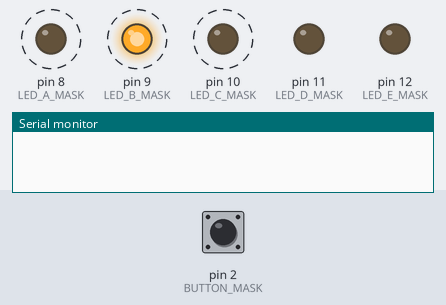
Recording of a sketch running on a simulated Arduino Uno, built with avr-gcc and run on an emulated ATmega328P. On the bench: output pins drawn as LEDs (lit = HIGH), the last lines printed to the serial monitor. Dashed ring = blinking. Inputs (shaded band) come from the test bench; at power-on: pin 2 (BUTTON_MASK) HIGH.

Above: at 1.2 s.
1.3 s: pin 2 (BUTTON_MASK) pulled LOW for 0.15 s
At 3.27 s:
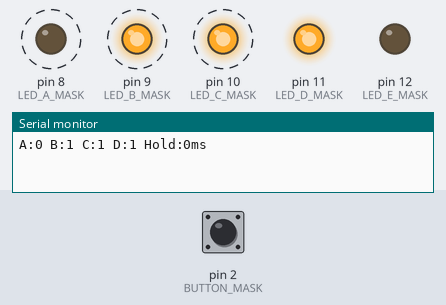
4.3 s: pin 2 (BUTTON_MASK) pulled LOW for 1 s
At 4.85 s:
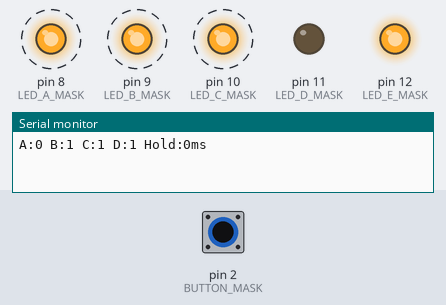
7.4 s: pin 2 (BUTTON_MASK) pulled LOW for 0.15 s
At 8.87 s:
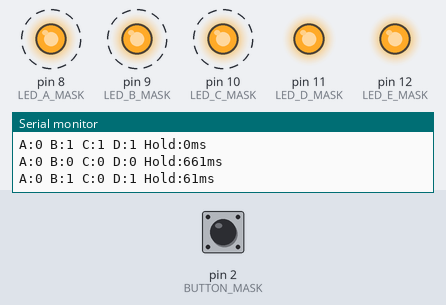
10.5 s: pin 2 (BUTTON_MASK) pulled LOW for 3.2 s
At 10.92 s:
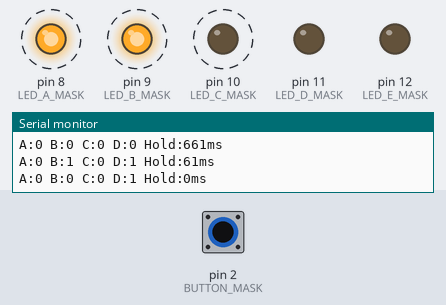
Timing chart, 0 to 17.7 s (numbered marks = the images above; inputs shaded):
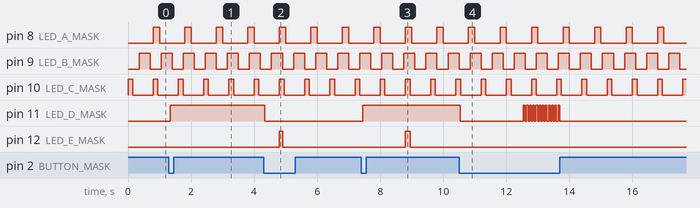

The sketch:

Q2_Non_Blocking_Patterns.ino
```cpp
#include <avr/io.h>

// ----------------------------------------------------
// Bit masks
// ----------------------------------------------------

#define LED_A_MASK (1 << PB0)
#define LED_B_MASK (1 << PB1)
#define LED_C_MASK (1 << PB2)
#define LED_D_MASK (1 << PB3)
#define LED_E_MASK (1 << PB4)

#define BUTTON_MASK (1 << PD2)

#define ABC_MASK (LED_A_MASK | LED_B_MASK | LED_C_MASK)


// ----------------------------------------------------
// Timing constants
// ----------------------------------------------------

// LED A
const unsigned long A_ON_TIME  = 200;
const unsigned long A_OFF_TIME = 800;

// LED B
const unsigned long B_TOGGLE_TIME = 350;

// LED C
const unsigned long C_ON_TIME  = 150;
const unsigned long C_OFF_TIME = 650;

// Button
const unsigned long DEBOUNCE_TIME = 40;
const unsigned long LONG_PRESS_TIME = 2000;

// LED D safety flash
const unsigned long SAFETY_FLASH_TIME = 50;

// Serial status
const unsigned long SERIAL_TIME = 2500;


// ----------------------------------------------------
// LED states
// ----------------------------------------------------

bool ledAState = false;
bool ledBState = false;

// LED C must start ON
bool ledCState = true;

// Normal state of LED D.
// This is the state produced by normal button presses.
// During a long hold, the physical LED flashes temporarily.
bool ledDNormalState = false;


// ----------------------------------------------------
// LED timing variables
// ----------------------------------------------------

unsigned long previousATime = 0;
unsigned long previousBTime = 0;
unsigned long previousCTime = 0;

unsigned long previousSerialTime = 0;


// ----------------------------------------------------
// Button debounce variables
// ----------------------------------------------------

// HIGH = released because internal pull-up is used
// LOW  = pressed

bool lastRawButtonState = true;
bool stableButtonState = true;

unsigned long debounceStartTime = 0;


// ----------------------------------------------------
// Long-press variables
// ----------------------------------------------------

unsigned long pressStartTime = 0;
unsigned long holdDuration = 0;

bool safetyFlashActive = false;

unsigned long previousSafetyFlashTime = 0;


// ----------------------------------------------------
// Setup
// ----------------------------------------------------

void setup()
{
    // ------------------------------------------
    // Configure PB0-PB4 as outputs.
    //
    // |= is used so other DDRB bits are not
    // changed.
    // ------------------------------------------

    DDRB |= LED_A_MASK |
            LED_B_MASK |
            LED_C_MASK |
            LED_D_MASK |
            LED_E_MASK;


    // ------------------------------------------
    // Configure PD2 as input.
    //
    // &= with inverted mask clears only PD2.
    // ------------------------------------------

    DDRD &= ~BUTTON_MASK;


    // ------------------------------------------
    // Enable the internal pull-up resistor
    // on PD2.
    // ------------------------------------------

    PORTD |= BUTTON_MASK;


    // ------------------------------------------
    // Initial LED states
    // ------------------------------------------

    // LED A starts OFF
    PORTB &= ~LED_A_MASK;

    // LED B starts OFF
    PORTB &= ~LED_B_MASK;

    // LED C MUST start ON
    PORTB |= LED_C_MASK;

    // LED D starts OFF
    PORTB &= ~LED_D_MASK;

    // Bonus LED E starts OFF
    PORTB &= ~LED_E_MASK;


    // ------------------------------------------
    // Start serial communication
    // ------------------------------------------

    Serial.begin(9600);


    // ------------------------------------------
    // Get initial time
    // ------------------------------------------

    unsigned long currentTime = millis();

    previousATime = currentTime;
    previousBTime = currentTime;
    previousCTime = currentTime;
    previousSerialTime = currentTime;
}


// ----------------------------------------------------
// Main loop
// ----------------------------------------------------

void loop()
{
    unsigned long currentTime = millis();


    // ==================================================
    // TASK 1: LED A
    //
    // 200 ms ON
    // 800 ms OFF
    // ==================================================

    if (ledAState == true)
    {
        // LED A is currently ON

        if (currentTime - previousATime >= A_ON_TIME)
        {
            // Turn LED A OFF

            PORTB &= ~LED_A_MASK;

            ledAState = false;

            previousATime = currentTime;
        }
    }
    else
    {
        // LED A is currently OFF

        if (currentTime - previousATime >= A_OFF_TIME)
        {
            // Turn LED A ON

            PORTB |= LED_A_MASK;

            ledAState = true;

            previousATime = currentTime;
        }
    }


    // ==================================================
    // TASK 2: LED B
    //
    // Toggle every 350 ms
    //
    // ON  350 ms
    // OFF 350 ms
    // ==================================================

    if (currentTime - previousBTime >= B_TOGGLE_TIME)
    {
        // XOR toggles only PB1

        PORTB ^= LED_B_MASK;

        ledBState = !ledBState;

        previousBTime = currentTime;
    }


    // ==================================================
    // TASK 3: LED C
    //
    // Starts ON
    // ON  = 150 ms
    // OFF = 650 ms
    // ==================================================

    if (ledCState == true)
    {
        // LED C is currently ON

        if (currentTime - previousCTime >= C_ON_TIME)
        {
            // Turn LED C OFF

            PORTB &= ~LED_C_MASK;

            ledCState = false;

            previousCTime = currentTime;
        }
    }
    else
    {
        // LED C is currently OFF

        if (currentTime - previousCTime >= C_OFF_TIME)
        {
            // Turn LED C ON

            PORTB |= LED_C_MASK;

            ledCState = true;

            previousCTime = currentTime;
        }
    }


    // ==================================================
    // TASK 4: Read Button Directly From PIND
    // ==================================================

    bool rawButtonState;

    if (PIND & BUTTON_MASK)
    {
        rawButtonState = true;      // HIGH = released
    }
    else
    {
        rawButtonState = false;     // LOW = pressed
    }


    // ==================================================
    // TASK 5: Non-blocking debounce
    //
    // A raw change must remain unchanged for at
    // least 40 ms before it is accepted.
    // ==================================================

    if (rawButtonState != lastRawButtonState)
    {
        // Raw input changed.
        // Restart the debounce timer.

        debounceStartTime = currentTime;

        lastRawButtonState = rawButtonState;
    }


    // Has the raw signal stayed stable for 40 ms?

    if ((currentTime - debounceStartTime >= DEBOUNCE_TIME) &&
        (rawButtonState != stableButtonState))
    {
        // Accept the new button state

        stableButtonState = rawButtonState;


        // ----------------------------------------------
        // Button has become PRESSED
        // ----------------------------------------------

        if (stableButtonState == false)
        {
            // Save the starting time of this press

            pressStartTime = currentTime;

            holdDuration = 0;

            safetyFlashActive = false;


            // Toggle the NORMAL LED D state exactly
            // once for this press.

            ledDNormalState = !ledDNormalState;


            if (ledDNormalState == true)
            {
                PORTB |= LED_D_MASK;
            }
            else
            {
                PORTB &= ~LED_D_MASK;
            }
        }


        // ----------------------------------------------
        // Button has become RELEASED
        // ----------------------------------------------

        else
        {
            // Stop safety flashing

            safetyFlashActive = false;

            holdDuration = 0;


            // Restore LED D to the normal state that
            // resulted from the original button press.

            if (ledDNormalState == true)
            {
                PORTB |= LED_D_MASK;
            }
            else
            {
                PORTB &= ~LED_D_MASK;
            }
        }
    }


    // ==================================================
    // TASK 6: Measure hold duration
    // ==================================================

    if (stableButtonState == false)
    {
        // Button is currently held

        holdDuration = currentTime - pressStartTime;


        // ----------------------------------------------
        // Has button been held for more than 2000 ms?
        // ----------------------------------------------

        if ((holdDuration > LONG_PRESS_TIME) &&
            (safetyFlashActive == false))
        {
            // Enter safety flash mode

            safetyFlashActive = true;

            previousSafetyFlashTime = currentTime;

            // Immediately toggle LED D once when
            // safety mode begins.

            PORTB ^= LED_D_MASK;
        }
    }
    else
    {
        // Button is not held

        holdDuration = 0;
    }


    // ==================================================
    // TASK 7: LED D fast safety flash
    //
    // Toggle every 50 ms while long press remains active
    // ==================================================

    if (safetyFlashActive == true)
    {
        if (currentTime - previousSafetyFlashTime >= SAFETY_FLASH_TIME)
        {
            PORTB ^= LED_D_MASK;

            previousSafetyFlashTime = currentTime;
        }
    }


    // ==================================================
    // BONUS: LED E
    //
    // PB4 ON only when A, B and C are ALL HIGH.
    //
    // The condition examines A/B/C using ONE
    // bitwise masking operation on PORTB.
    // ==================================================

    if ((PORTB & ABC_MASK) == ABC_MASK)
    {
        PORTB |= LED_E_MASK;
    }
    else
    {
        PORTB &= ~LED_E_MASK;
    }


    // ==================================================
    // TASK 8: Serial status every 2.5 seconds
    // ==================================================

    if (currentTime - previousSerialTime >= SERIAL_TIME)
    {
        previousSerialTime = currentTime;


        Serial.print("A:");

        if (PORTB & LED_A_MASK)
        {
            Serial.print(1);
        }
        else
        {
            Serial.print(0);
        }


        Serial.print(" B:");

        if (PORTB & LED_B_MASK)
        {
            Serial.print(1);
        }
        else
        {
            Serial.print(0);
        }


        Serial.print(" C:");

        if (PORTB & LED_C_MASK)
        {
            Serial.print(1);
        }
        else
        {
            Serial.print(0);
        }


        Serial.print(" D:");

        if (PORTB & LED_D_MASK)
        {
            Serial.print(1);
        }
        else
        {
            Serial.print(0);
        }


        Serial.print(" Hold:");

        Serial.print(holdDuration);

        Serial.println("ms");
    }
}
```

Measured:
- after the input at 1.3 s, pin 11 (LED_D_MASK): LOW → HIGH at once
- after the input at 4.3 s, pin 11 (LED_D_MASK): HIGH → LOW at once
- after the input at 7.4 s, pin 11 (LED_D_MASK): LOW → HIGH at once
- after the input at 10.5 s, pin 11 (LED_D_MASK): HIGH → LOW at once, then repeats every 0.10 s: HIGH 0.05 s, LOW 0.05 s, until it stays LOW from 13.7 s
- by itself, pin 8 (LED_A_MASK): alternates HIGH for 0.20 s and LOW for 0.80 s
- by itself, pin 9 (LED_B_MASK): alternates HIGH for 0.35 s and LOW for 0.35 s
- by itself, pin 10 (LED_C_MASK): alternates HIGH for 0.15 s and LOW for 0.65 s
